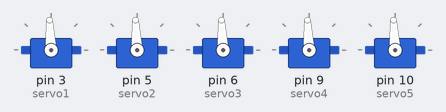
A sketch run on a simulated Arduino Uno, built with avr-gcc and run on an emulated ATmega328P. On the bench: 5 × servo.

Above: at 0.05 s.
At 0.6 s:
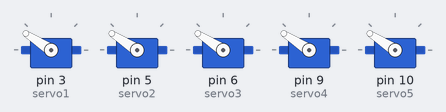
At 1.0 s:
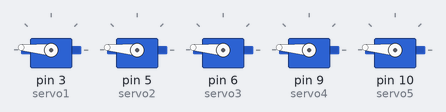
At 1.4 s:
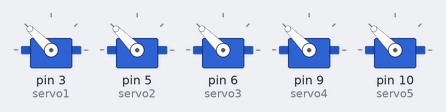
At 2.15 s:
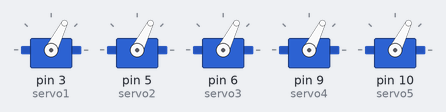
At 2.75 s:
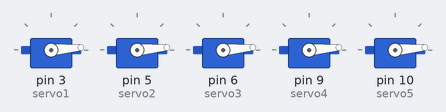
Timing chart, 0 to 6.4 s (numbered marks = the images above):
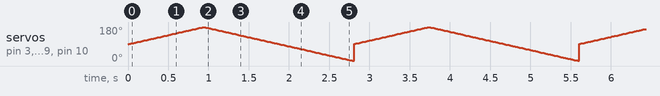

The sketch:

epic_turing_rottis1.ino
```cpp
#include <Servo.h>

Servo servo1;
Servo servo2;
Servo servo3;
Servo servo4;
Servo servo5;

//servo position
int servoPosition= 90;

void setup(){
  servo1.attach(3);
  servo2.attach(5);
  servo3.attach(6);
  servo4.attach(9);
  servo5.attach(10);
}

void loop(){

  for(servoPosition = 90; servoPosition < 180; servoPosition ++){
    servo1.write(servoPosition);
    servo2.write(servoPosition);
    servo3.write(servoPosition);
    servo4.write(servoPosition);
    servo5.write(servoPosition);
    delay(10);
  }

  for(servoPosition = 180; servoPosition > 0; servoPosition --){
    servo1.write(servoPosition);
    servo2.write(servoPosition);
    servo3.write(servoPosition);
    servo4.write(servoPosition);
    servo5.write(servoPosition);
    delay(10);
  }
}
```
